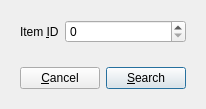
<?xml version="1.0" encoding="UTF-8"?>
<ui version="4.0">
 <class>IDESearchWidget</class>
 <widget class="QDialog" name="IDESearchWidget">
  <property name="geometry">
   <rect>
    <x>0</x>
    <y>0</y>
    <width>193</width>
    <height>73</height>
   </rect>
  </property>
  <property name="windowTitle">
   <string>Search Item Definition</string>
  </property>
  <layout class="QVBoxLayout" name="verticalLayout">
   <item>
    <widget class="QWidget" name="widget" native="true">
     <layout class="QFormLayout" name="formLayout">
      <item row="0" column="0">
       <widget class="QLabel" name="label">
        <property name="text">
         <string>Item &amp;ID</string>
        </property>
        <property name="buddy">
         <cstring>idSpinner</cstring>
        </property>
       </widget>
      </item>
      <item row="0" column="1">
       <widget class="QSpinBox" name="idSpinner">
        <property name="sizePolicy">
         <sizepolicy hsizetype="Expanding" vsizetype="Fixed">
          <horstretch>0</horstretch>
          <verstretch>0</verstretch>
         </sizepolicy>
        </property>
        <property name="wrapping">
         <bool>false</bool>
        </property>
        <property name="buttonSymbols">
         <enum>QAbstractSpinBox::UpDownArrows</enum>
        </property>
        <property name="accelerated">
         <bool>false</bool>
        </property>
        <property name="suffix">
         <string/>
        </property>
        <property name="prefix">
         <string/>
        </property>
        <property name="maximum">
         <number>2147483647</number>
        </property>
       </widget>
      </item>
     </layout>
    </widget>
   </item>
   <item>
    <widget class="QWidget" name="widget_2" native="true">
     <layout class="QHBoxLayout" name="horizontalLayout">
      <item>
       <spacer name="horizontalSpacer">
        <property name="orientation">
         <enum>Qt::Horizontal</enum>
        </property>
        <property name="sizeHint" stdset="0">
         <size>
          <width>40</width>
          <height>20</height>
         </size>
        </property>
       </spacer>
      </item>
      <item>
       <widget class="QPushButton" name="cancelButton">
        <property name="text">
         <string>&amp;Cancel</string>
        </property>
       </widget>
      </item>
      <item>
       <widget class="QPushButton" name="searchButton">
        <property name="text">
         <string>&amp;Search</string>
        </property>
        <property name="default">
         <bool>true</bool>
        </property>
       </widget>
      </item>
     </layout>
    </widget>
   </item>
  </layout>
 </widget>
 <resources/>
 <connections/>
</ui>
